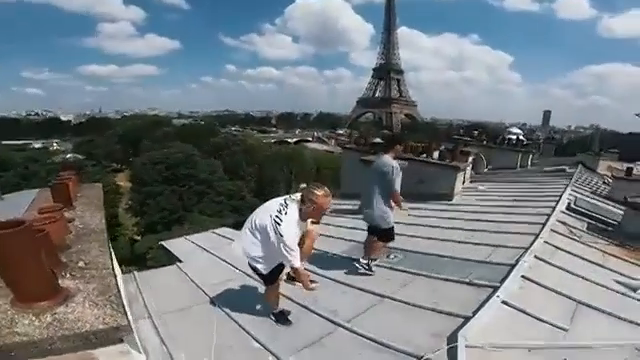
#> input picture frame 28 of parkour.mp4, 640 x 360 px
$ jupyter execute --allow-errors 'Parkour1_61524726罗奕涵.ipynb'   (shell and % lines are left out)
#> lines starting #> are read from the running program, lines starting #| are printed output that depends on the picture
#> in process_video, frame is the input picture: shape (360, 640, 3); mean B, G, R 130.7, 125.2, 117.7
environment setup

[cell 1]
import cv2
import numpy as np
import matplotlib
matplotlib.use('Agg')
import matplotlib.pyplot as plt
from ultralytics import YOLO
import os
import csv
from tqdm import tqdm
from IPython.display import HTML, Video
import base64

[cell 2]
print(f"✓ OpenCV: {cv2.__version__}")
print(f"✓ NumPy: {np.__version__}")
print(f"✓ OS: {os.name}")
print(f"✓ CSV: {csv.__version__}")

frame preprocessing

[cell 3]
def preprocess_frame(frame):
    """
    Preprocess frame using CLAHE for better detection

    Args:
        frame: Input BGR image

    Returns:
        enhanced: Enhanced BGR image
    """
    # Convert to LAB color space (correct approach)
    lab = cv2.cvtColor(frame, cv2.COLOR_BGR2LAB)
#> lab: shape (360, 640, 3); mean of channels 0, 1, 2 130.4, 127, 124.6

    # Split channels
    l, a, b = cv2.split(lab)
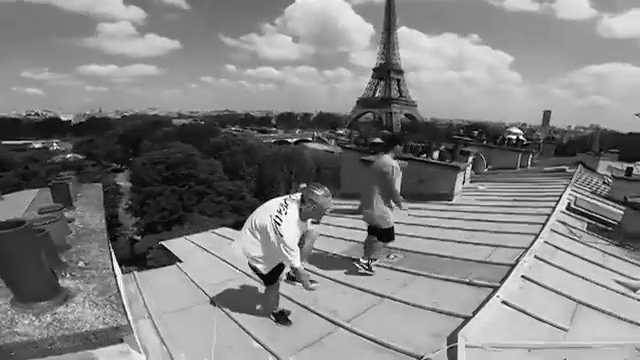
#> l: shape (360, 640); min 0, max 255, mean 130.4
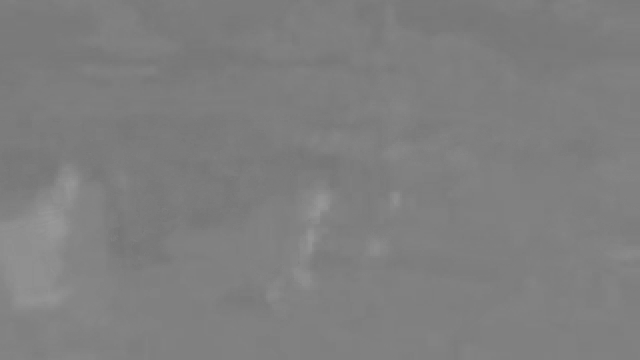
#> a: shape (360, 640); min 116, max 153, mean 127
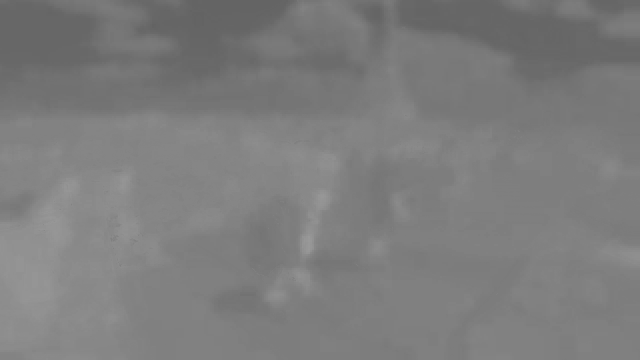
#> b: shape (360, 640); min 99, max 153, mean 124.6

    # Apply CLAHE to L channel
    clahe = cv2.createCLAHE(clipLimit=3.0, tileGridSize=(8,8))
    l_enhanced = clahe.apply(l)
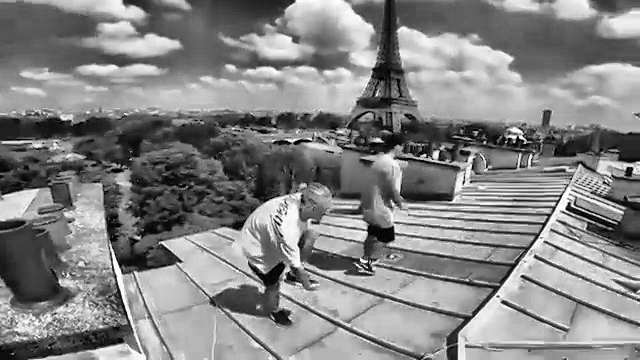
#> l_enhanced: shape (360, 640); min 0, max 255, mean 132.5

    # Merge channels
    enhanced_lab = cv2.merge((l_enhanced, a, b))
#> enhanced_lab: shape (360, 640, 3); mean of channels 0, 1, 2 132.5, 127, 124.6

    # Convert back to BGR
    enhanced = cv2.cvtColor(enhanced_lab, cv2.COLOR_LAB2BGR)
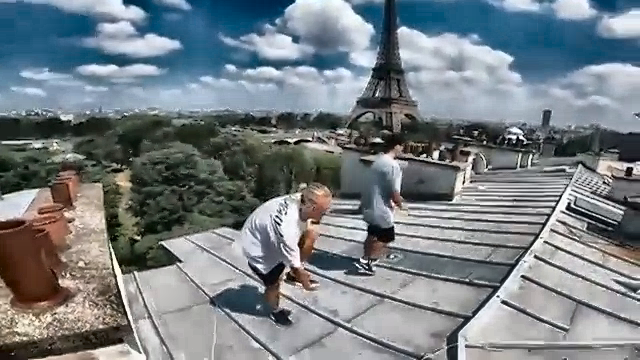
#> enhanced: shape (360, 640, 3); mean B, G, R 132.4, 127.4, 119.1

    # Apply slight blur to reduce noise
    enhanced = cv2.GaussianBlur(enhanced, (3, 3), 0)

    return enhanced

model configuration

#> (a cell that did not finish here is left out)

[cell 5]
print(f"Model: YOLOv8 Nano")
#> (the rest of this cell did not finish here and is left out)

video configuration

[cell 6]
INPUT_VIDEO = r"C:\yolovideo\parkour.mp4"
OUTPUT_DIR = "output"
OUTPUT_VIDEO = os.path.join(OUTPUT_DIR, "parkour_tracked.mp4")
OUTPUT_CSV = os.path.join(OUTPUT_DIR, "tracking_data.csv")

[cell 7]
os.makedirs(OUTPUT_DIR, exist_ok=True)
print(f"Output directory created: {OUTPUT_DIR}")

[cell 8]
if not os.path.exists(INPUT_VIDEO):
    print(f"Warning: Video not found at {INPUT_VIDEO}")
    print("Please update the INPUT_VIDEO path to your actual video location")
    # 如果找不到C盘的视频，尝试当前目录
    alternate_path = "0f4398279b513133a7bdfc0f82fe4633.MP4"
    if os.path.exists(alternate_path):
        INPUT_VIDEO = alternate_path
        print(f"Using alternate video: {INPUT_VIDEO}")

[cell 9]
cap = cv2.VideoCapture(INPUT_VIDEO)
if not cap.isOpened():
    raise ValueError(f"Cannot open video: {INPUT_VIDEO}")\

fps = int(cap.get(cv2.CAP_PROP_FPS))
width = int(cap.get(cv2.CAP_PROP_FRAME_WIDTH))
height = int(cap.get(cv2.CAP_PROP_FRAME_HEIGHT))
total_frames = int(cap.get(cv2.CAP_PROP_FRAME_COUNT))
duration = total_frames / fps if fps > 0 else 0

[cell 10]
print(f"Input Video: {INPUT_VIDEO}")
print(f"Resolution: {width}x{height}")
print(f"FPS: {fps}")
print(f"Total Frames: {total_frames}")
print(f"Duration: {duration:.2f} seconds")
print(f"Output Video: {OUTPUT_VIDEO}")
print(f"Output CSV: {OUTPUT_CSV}")

cap.release()

tracking  system implementation

[cell 11]
class SimpleTracker:
    """简化的质心追踪器"""
    def __init__(self, max_lost=30, max_dist=100):
        self.next_id = 0
        self.objects = {}  # {id: {'center': [x,y], 'box': [x1,y1,x2,y2], 'lost': 0}}
        self.max_lost = max_lost
        self.max_dist = max_dist

    # [73 lines left out: function update, not called in this run]

video processing pipeline

[cell 12]
def process_video(input_path, output_path, csv_path):
    """
    Process video with detection and tracking
    """
    # Open video
    cap = cv2.VideoCapture(input_path)
    if not cap.isOpened():
        raise ValueError(f"Cannot open video: {input_path}")

    # Get video properties
    fps = int(cap.get(cv2.CAP_PROP_FPS))
    width = int(cap.get(cv2.CAP_PROP_FRAME_WIDTH))
    height = int(cap.get(cv2.CAP_PROP_FRAME_HEIGHT))
    total_frames = int(cap.get(cv2.CAP_PROP_FRAME_COUNT))

    # Initialize video writer
    fourcc = cv2.VideoWriter_fourcc(*'mp4v')
    out = cv2.VideoWriter(output_path, fourcc, fps, (width, height))

    # Initialize tracker
    tracker = SimpleTracker(max_lost=30, max_dist=100)

    # Data storage
    tracking_data = []
    sample_frames = []
    sample_interval = max(1, total_frames // 6)

    print(f"\nProcessing {total_frames} frames...")

    # Process each frame
    frame_count = 0
    pbar = tqdm(total=total_frames, desc="Processing frames")

    while True:
        ret, frame = cap.read()
        if not ret:
            break

        # Preprocess frame
        preprocessed = preprocess_frame(frame)

        # Run YOLO detection
        results = model(preprocessed,
                       classes=[TARGET_CLASS],
                       conf=CONFIDENCE_THRESHOLD,
                       iou=IOU_THRESHOLD,
                       verbose=False)

        # Extract detections
        detections = []
        if len(results[0].boxes) > 0:
            for box in results[0].boxes:
                x1, y1, x2, y2 = box.xyxy[0].cpu().numpy()
                detections.append([x1, y1, x2, y2])

        # Update tracker
        tracked_objects = tracker.update(detections)

        # Draw annotations
        annotated_frame = frame.copy()
        timestamp = frame_count / fps if fps > 0 else 0

        # Draw timestamp
        cv2.putText(annotated_frame, f"Time: {timestamp:.2f}s",
                   (10, 30), cv2.FONT_HERSHEY_SIMPLEX, 1, (0, 255, 0), 2)
        cv2.putText(annotated_frame, f"Frame: {frame_count}",
                   (10, 60), cv2.FONT_HERSHEY_SIMPLEX, 0.7, (0, 255, 0), 2)

        # Draw tracked objects
        for object_id, obj_data in tracked_objects.items():
            bbox = obj_data['box']
            x1, y1, x2, y2 = [int(v) for v in bbox]

            # Draw bounding box
            cv2.rectangle(annotated_frame, (x1, y1), (x2, y2), (0, 255, 255), 2)

            # Draw ID label
            label = f"ID: {object_id}"
            label_size, _ = cv2.getTextSize(label, cv2.FONT_HERSHEY_SIMPLEX, 0.8, 2)
            cv2.rectangle(annotated_frame, (x1, y1 - 25),
                         (x1 + label_size[0] + 10, y1), (0, 255, 255), -1)
            cv2.putText(annotated_frame, label, (x1 + 5, y1 - 7),
                       cv2.FONT_HERSHEY_SIMPLEX, 0.8, (0, 0, 0), 2)

            # Save tracking data
            tracking_data.append({
                'frame': frame_count,
                'timestamp': timestamp,
                'person_id': object_id,
                'x1': x1,
                'y1': y1,
                'x2': x2,
                'y2': y2
            })

        # Save sample frames
        if frame_count % sample_interval == 0 and len(sample_frames) < 6:
            sample_frames.append({
                'frame': annotated_frame.copy(),
                'timestamp': timestamp,
                'frame_num': frame_count
            })

        # Write frame
        out.write(annotated_frame)

        frame_count += 1
        pbar.update(1)

    pbar.close()

    # Release resources
    cap.release()
    out.release()
    cv2.destroyAllWindows()

    print(f"Video processing completed!")
    print(f"Output saved to: {output_path}")

    return tracking_data, sample_frames

$ run again, starting later in the video
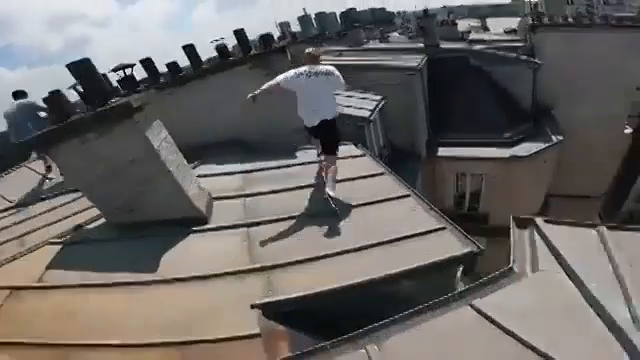
#> input picture frame 126 of parkour.mp4, 640 x 360 px
#> in process_video, frame is the input picture: shape (360, 640, 3); mean B, G, R 100.5, 102.6, 105.9
#> lab: shape (360, 640, 3); mean of channels 0, 1, 2 108.2, 129, 129.5
#> in preprocess_frame, `l, a, b = cv2.split(lab)`:
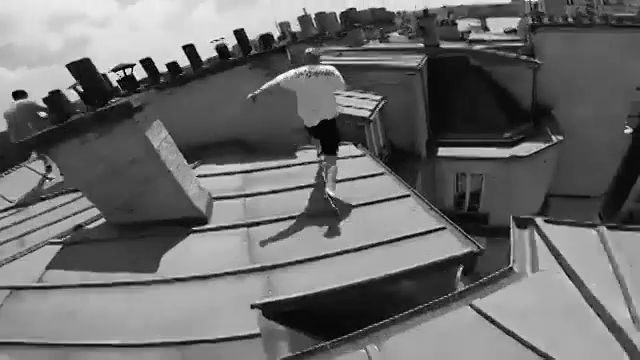
#> l: shape (360, 640); min 0, max 255, mean 108.2
#> enhanced_lab: shape (360, 640, 3); mean of channels 0, 1, 2 128.4, 129, 129.5
#> in preprocess_frame, `enhanced = cv2.cvtColor(enhanced_lab, cv2.COLOR_LAB2BGR)`:
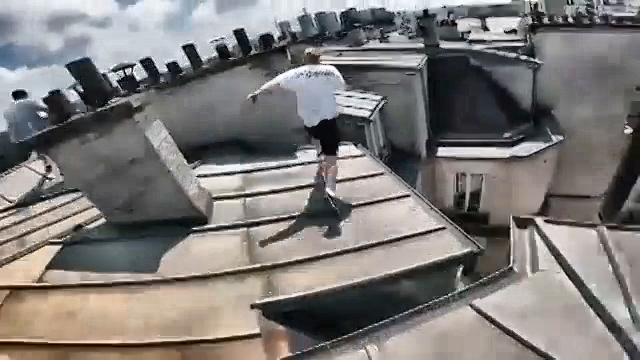
#> enhanced: shape (360, 640, 3); mean B, G, R 120.1, 122.3, 125.6

$ run again, starting later in the video
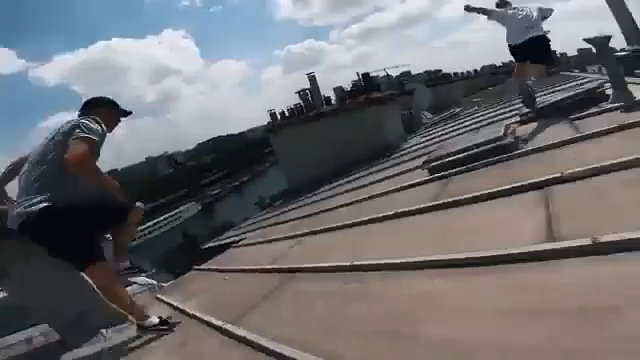
#> input picture frame 225 of parkour.mp4, 640 x 360 px
#> in process_video, frame is the input picture: shape (360, 640, 3); mean B, G, R 112.3, 109.6, 110
#> lab: shape (360, 640, 3); mean of channels 0, 1, 2 115.3, 129.1, 126.8
#> in preprocess_frame, `l, a, b = cv2.split(lab)`:
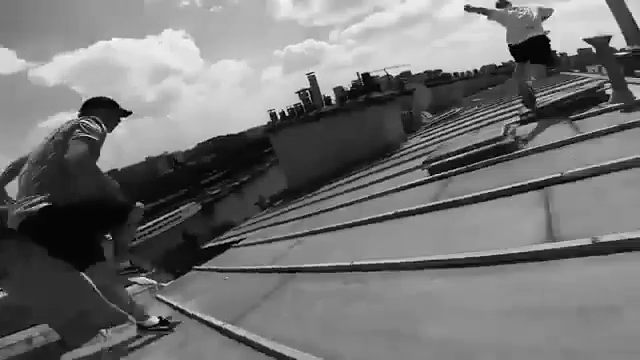
#> l: shape (360, 640); min 0, max 255, mean 115.3
#> enhanced_lab: shape (360, 640, 3); mean of channels 0, 1, 2 126.7, 129.1, 126.8
#> in preprocess_frame, `enhanced = cv2.cvtColor(enhanced_lab, cv2.COLOR_LAB2BGR)`:
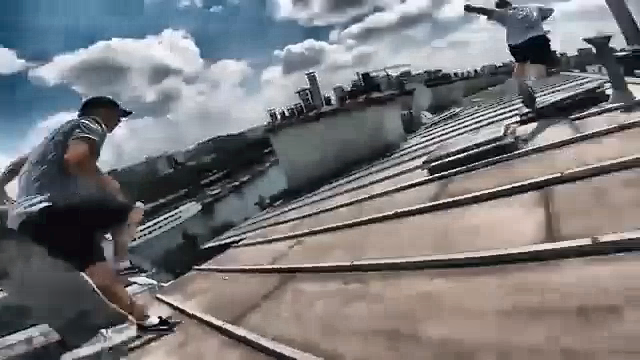
#> enhanced: shape (360, 640, 3); mean B, G, R 122.8, 120.3, 120.7
